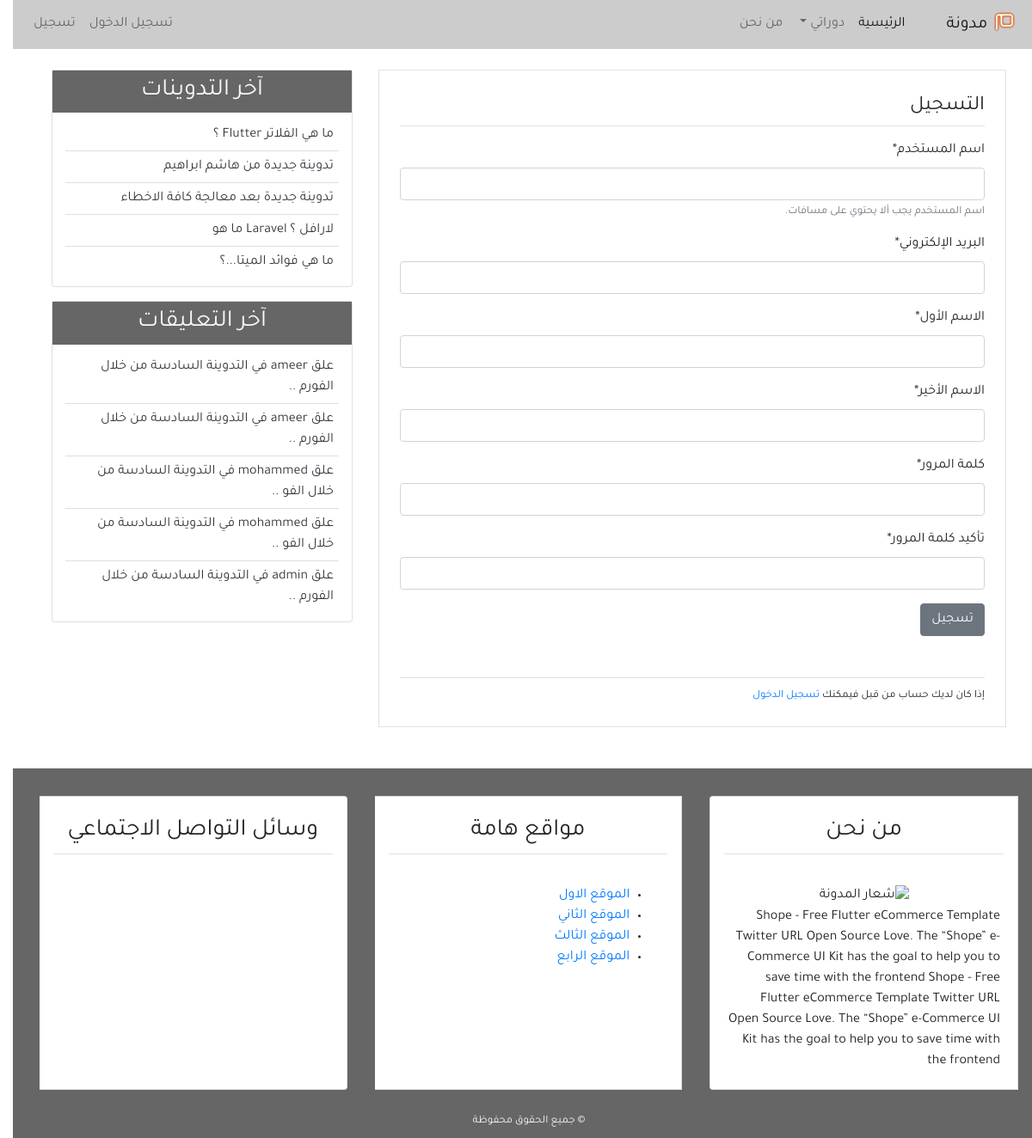
Screenshot of /register/ with the database file from the repository.
### app_blog/models.py (models this page shows, shortened)
class Post(models.Model):
    title = models.CharField(max_length=100)
    content = models.TextField()
    post_date = models.DateTimeField(default=timezone.now)
    post_update = models.DateTimeField(auto_now=True)
    author = models.ForeignKey(User, on_delete=models.CASCADE)
    class Meta:
        ordering = ('-post_date', )

class Comment(models.Model):
    name = models.CharField(max_length=50, verbose_name='الاسم')
    email = models.EmailField(verbose_name='البريد الإلكتروني')
    body = models.TextField(verbose_name='التعليق')
    comment_date = models.DateTimeField(auto_now_add=True)
    active = models.BooleanField(default=False)
    post = models.ForeignKey(
        Post, on_delete=models.CASCADE, related_name='comments')
    class Meta:
        ordering = ('-comment_date', )

### app_user/views.py (the view)
# urls.py: path('register/', views.register, name='register'),
def register(request):
    if request.method == 'POST':
        form = UserCreationForm(request.POST)
        if form.is_valid():
            new_user = form.save(commit=False)
            new_user.set_password(form.cleaned_data['password1'])
            new_user.save()
            messages.success(
                request, f'تهانينا {new_user} لقد تمت عملية التسجيل بنجاح.')
            return redirect('login')
    else:
        form = UserCreationForm()
    return render(request, 'app_user/register.html', {
        'title': 'التسجيل',
        'form': form,
    })

### app_user/forms.py (shortened to what this page needs)
class UserCreationForm(forms.ModelForm):
    username = forms.CharField(label='اسم المستخدم', max_length=30,
                               help_text='اسم المستخدم يجب ألا يحتوي على مسافات.')
    email = forms.EmailField(label='البريد الإلكتروني')
    first_name = forms.CharField(label='الاسم الأول')
    last_name = forms.CharField(label='الاسم الأخير')
    password1 = forms.CharField(
        label='كلمة المرور', widget=forms.PasswordInput(), min_length=8)
    password2 = forms.CharField(
        label='تأكيد كلمة المرور', widget=forms.PasswordInput(), min_length=8)
    class Meta:
        model = User
        fields = ('username', 'email', 'first_name',
                  'last_name', 'password1','password2')

### app_blog/templatetags/post_tag.py (called while the page is built)
@register.inclusion_tag('app_blog/latest_posts.html')
def latest_posts():
    context = {
        'l_posts': Post.objects.all()[0:5],
    }
    return context

@register.inclusion_tag('app_blog/latest_comments.html')
def latest_comments():
    context = {
        'l_comments': Comment.objects.filter(active=True)[:5],
    }
    return context

### app_user/templates/app_user/register.html
{% extends 'app_blog/base.html' %}
{% block content %}
{% load crispy_forms_tags%}
<div class="border p-4 mb-5">
  <legend class="border-bottom pb-1 mb-3">التسجيل</legend>
  <form method="POST">
    {% csrf_token %} {{form|crispy}}
    <input class="btn btn-secondary mb-4" type="submit" value="تسجيل" />
  </form>
  <div class="border-top mt-4 pt-2">
    <small
      >إذا كان لديك حساب من قبل فيمكنك
      <a href="{% url 'login' %}">تسجيل الدخول</a></small
    >
  </div>
</div>
{% endblock content %}

### app_blog/templates/app_blog/latest_posts.html
<ul class="list-group-flush latest-post">
  {% for post in l_posts %}
  <li class="list-group-item latest-post-item">
    <a class="text-dark" href="{% url 'detail' post.id %}">{{post.title}}</a>
  </li>
  {% endfor %}
</ul>

### app_blog/templates/app_blog/latest_comments.html
<ul class="list-group-flush latest-comment">
  {% for comment in l_comments %}
  <li class="list-group-item latest-comment-item">
    <a class="text-dark" href="{% url 'detail' comment.post.id %}">
      {% if comment.body|length > 40 %} {{comment.body|slice:'45'}} ..
      {% else %}
      {{comment.body}} {% endif %}
    </a>
  </li>
  {% empty %}
  <li class="list-group-item latest-comment-item">لا يوجد تعليقات</li>
  {% endfor %}
</ul>

### app_blog/static/app_blog/css/main.css (style rules this page uses)
html, body { direction: rtl; text-align: right; }
body { font-family: "Tajawal", sans-serif; }
.latest-post, .latest-comment { padding: 0 15px; }
.latest-post .latest-post-item, .latest-comment .latest-comment-item { padding: 6px; }
.latest-post li:first-child, .latest-comment li:first-child { border-top: 0; }
.latest-post li:last-child, .latest-comment li:last-child { border-bottom: 0; padding-bottom: 0; }

### rows the page displays
Post: title "تدوينة جديدة من هاشم ابراهيم"
Post: title "تدوينة جديدة بعد معالجة كافة الاخطاء"
Post: title "لارافل ؟ Laravel ما هو"
Post: title "ما هي فوائد الميتا...؟"
Comment: body "علق ameer في التدوينة السادسة من خلال الفورم"
Comment: body "علق ameer في التدوينة السادسة من خلال الفورم"
Comment: body "علق mohammed في التدوينة السادسة من خلال الفو"
Comment: body "علق mohammed في التدوينة السادسة من خلال الفو"
Comment: body "علق admin في التدوينة السادسة من خلال الفورم"
